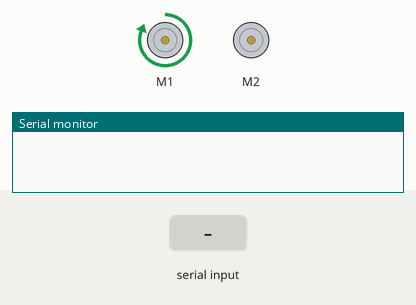
This sketch was run on a simulated Arduino Uno, built with avr-gcc and run on an emulated ATmega328P. Shown: 2 × DC motor (green arrow = forward, orange = backward, longer = faster), the last lines printed to the serial monitor. The test bench sets the inputs (shaded band).

Above: at 1.2 s.
1.3 s: "f" received over the second serial link
At 2.0 s:
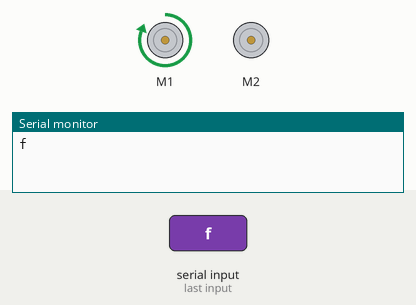
2.8 s: "g" received over the second serial link
At 3.7 s:
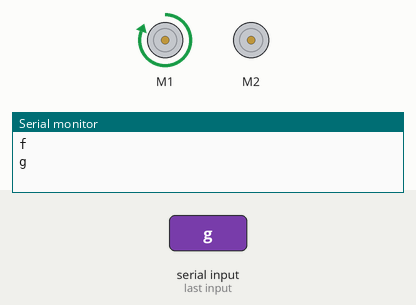
4.3 s: "d" received over the second serial link
At 5.3 s:
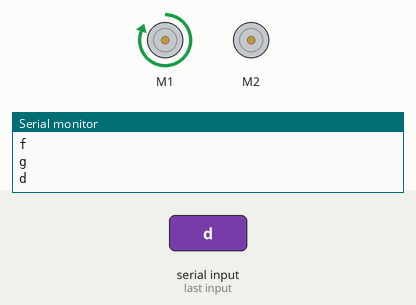
5.8 s: "a" received over the second serial link
At 6.3 s:
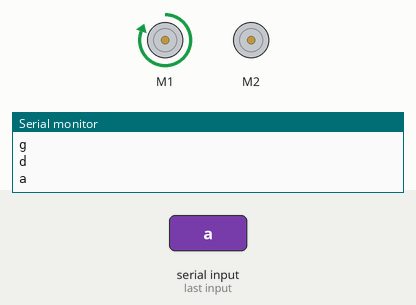
7.3 s: "r" received over the second serial link
At 8.0 s:
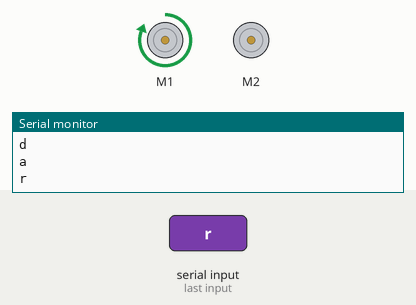
Timing chart, 0 to 9.8 s (numbered marks = the images above; inputs shaded):
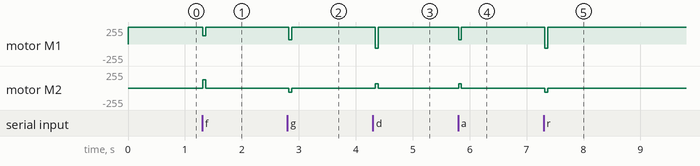

Measured:
- after the input at 1.3 s, motor M1: forward 255/255 → forward 127/255 at once, → forward 255/255 0.05 s later; motor M2: stopped → forward 127/255 at once, → stopped 0.05 s later
- after the input at 2.8 s, motor M1: forward 255/255 → forward 63/255 at once, → forward 255/255 0.05 s later; motor M2: stopped → backward 63/255 at once, → stopped 0.05 s later
- after the input at 4.3 s, motor M1: forward 255/255 → backward 63/255 at once, → forward 255/255 0.05 s later; motor M2: stopped → forward 63/255 at once, → stopped 0.05 s later
- after the input at 5.8 s, motor M1: forward 255/255 → forward 63/255 at once, → forward 255/255 0.05 s later; motor M2: stopped → forward 63/255 at once, → stopped 0.05 s later
- after the input at 7.3 s, motor M1: forward 255/255 → backward 63/255 at once, → forward 255/255 0.05 s later; motor M2: stopped → backward 63/255 at once, → stopped 0.05 s later

The sketch:

Slave_Zumo.ino
```cpp
#include <SoftwareSerial.h>
#include <ZumoShield.h>

ZumoMotors motors;
SoftwareSerial BTSerial(4,11);   // RX | TX

int SLOW = 100;
int FAST = 2*SLOW;

void setup()
{
  Serial.begin(9600);  // This is the serial communication between the PC and the Arduino
  BTSerial.begin(9600);
  Serial.flush();
  BTSerial.flush();
  motors.setSpeeds(0,0);
}

void loop()
{
  int left_speed;
  int right_speed;
  if (BTSerial.available()){
    char cmd = BTSerial.read();
    Serial.println(cmd);
    switch (cmd){
      case 'f':  // Fast avance
        left_speed = FAST;
        right_speed = FAST;
        break;
      case 'g':  // Gauche
        left_speed = SLOW;
        right_speed = -SLOW;
        break;
      case 'd':  // Droite
        left_speed = -SLOW;
        right_speed = SLOW;
        break;
      case 'a':  // Avance
        left_speed = SLOW;
        right_speed = SLOW;
        break;
      case 'r':  // Recule
        left_speed = -SLOW;
        right_speed = -SLOW;
        break;
      default:   // Stop (ou commande non reconnue)
        left_speed = 0;
        right_speed = 0;
        break;
    }
  }
  motors.setSpeeds(left_speed,right_speed);
  delay(50);
}
```
